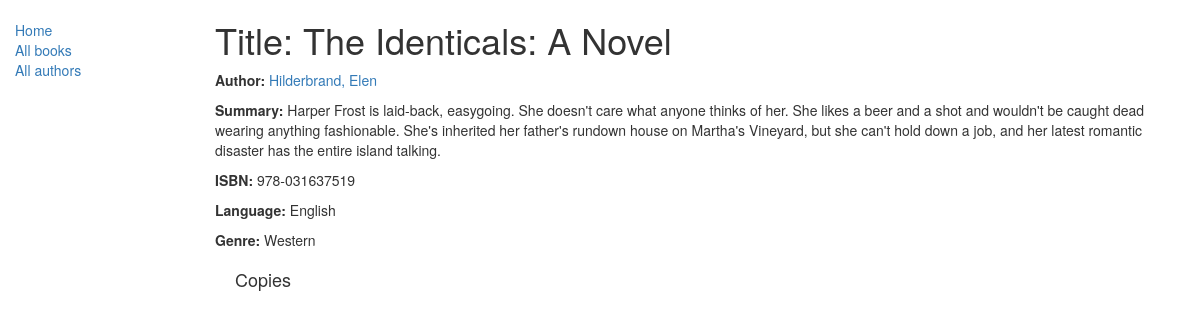
/catalog/book/3, run on the app's committed database.
### catalog/models.py (models this page shows, shortened)
class Book(models.Model):
    title = models.CharField(max_length=200)
    author = models.ForeignKey('Author', on_delete=models.SET_NULL, null=True)
    summary = models.TextField(max_length=1000, help_text="Enter a brief description of the book")
    isbn = models.CharField('ISBN', max_length=13, help_text='13 Character <a href="https://www.isbn-international.org/content/what-isbn">ISBN number</a>')
    genre = models.ManyToManyField(Genre, help_text="Select a genre for this book")
    language = models.ForeignKey('Language', on_delete=models.SET_NULL, null=True)
    def display_genre(self):
        """
        Creates a string for the Genre. This is required to display genre in Admin.
        """
        return ', '.join([ genre.name for genre in self.genre.all()[:3] ])
    display_genre.short_description = 'Genre'

class Author(models.Model):
    first_name = models.CharField(max_length=100)
    last_name = models.CharField(max_length=100)
    date_of_birth = models.DateField(null=True, blank=True)
    date_of_death = models.DateField('Died', null=True, blank=True)
    def __str__(self):
        return '%s, %s' % (self.last_name, self.first_name)

class Language(models.Model):
    name = models.CharField(max_length=200, help_text="Enter a the book's natural language (e.g. English, French, Japanese etc.)")
    def __str__(self):
        return self.name

class Genre(models.Model):
    name = models.CharField(max_length=200, help_text="Enter a book genre (e.g. Science Fiction, French Poetry etc.)")
    def __str__(self):
        return self.name

### catalog/views.py (the view)
# urls.py: url(r'^book/(?P<pk>\d+)$', views.BookDetailView.as_view(), name='book-detail'),
class BookDetailView(generic.DetailView):
    model = Book

### catalog/templates/catalog/book_detail.html (shortened to what this page needs)
{% extends "base_generic.html" %}
{% block content %}
  <h1>Title: {{ book.title }}</h1>
  <p><strong>Author:</strong> <a href="">{{ book.author }}</a></p>
  <p><strong>Summary:</strong> {{ book.summary }}</p>
  <p><strong>ISBN:</strong> {{ book.isbn }}</p>
  <p><strong>Language:</strong> {{ book.language }}</p>
  <p><strong>Genre:</strong> {% for genre in book.genre.all %} {{ genre }}{% if not forloop.last %}, {% endif %}{% endfor %}</p>
  <div style="margin-left:20px;margin-top:20px">
    <h4>Copies</h4>
  </div>
{% endblock %}

### data on the page
Book: title "The Identicals: A Novel", author "Hilderbrand, Elen", summary "Harper Frost is laid-back, easygoing. She doesn't care what anyone thinks of her. She likes a beer and a shot and wouldn't be caught dead wearing anything fashionable. She's inherited her father's rundown house on Martha's Vineyard, but she can't hold down a job, and her latest romantic disaster has the entire island talking.", isbn "978-031637519", language "English"
Genre: name "Western"
